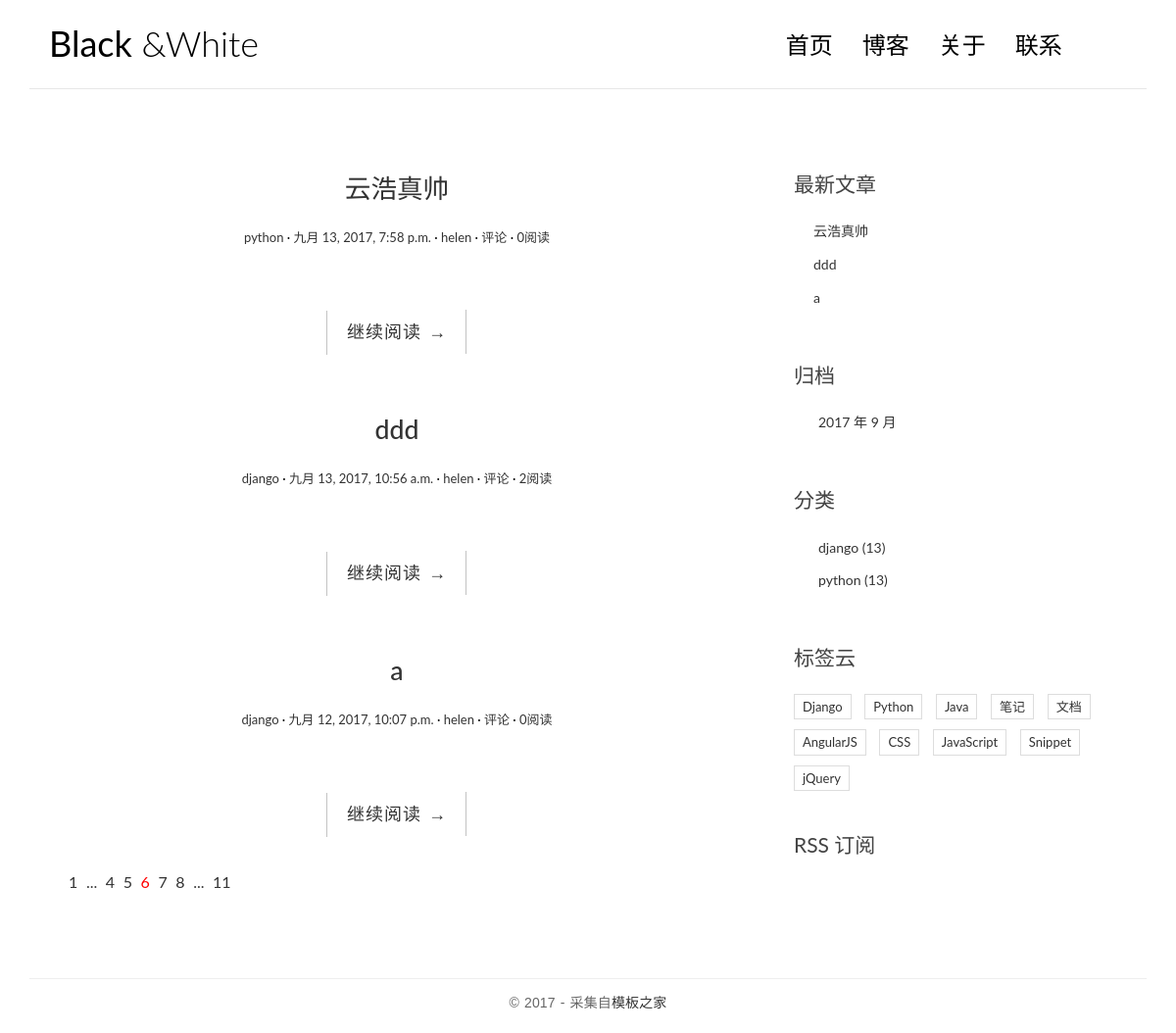
The app's page /, older data.
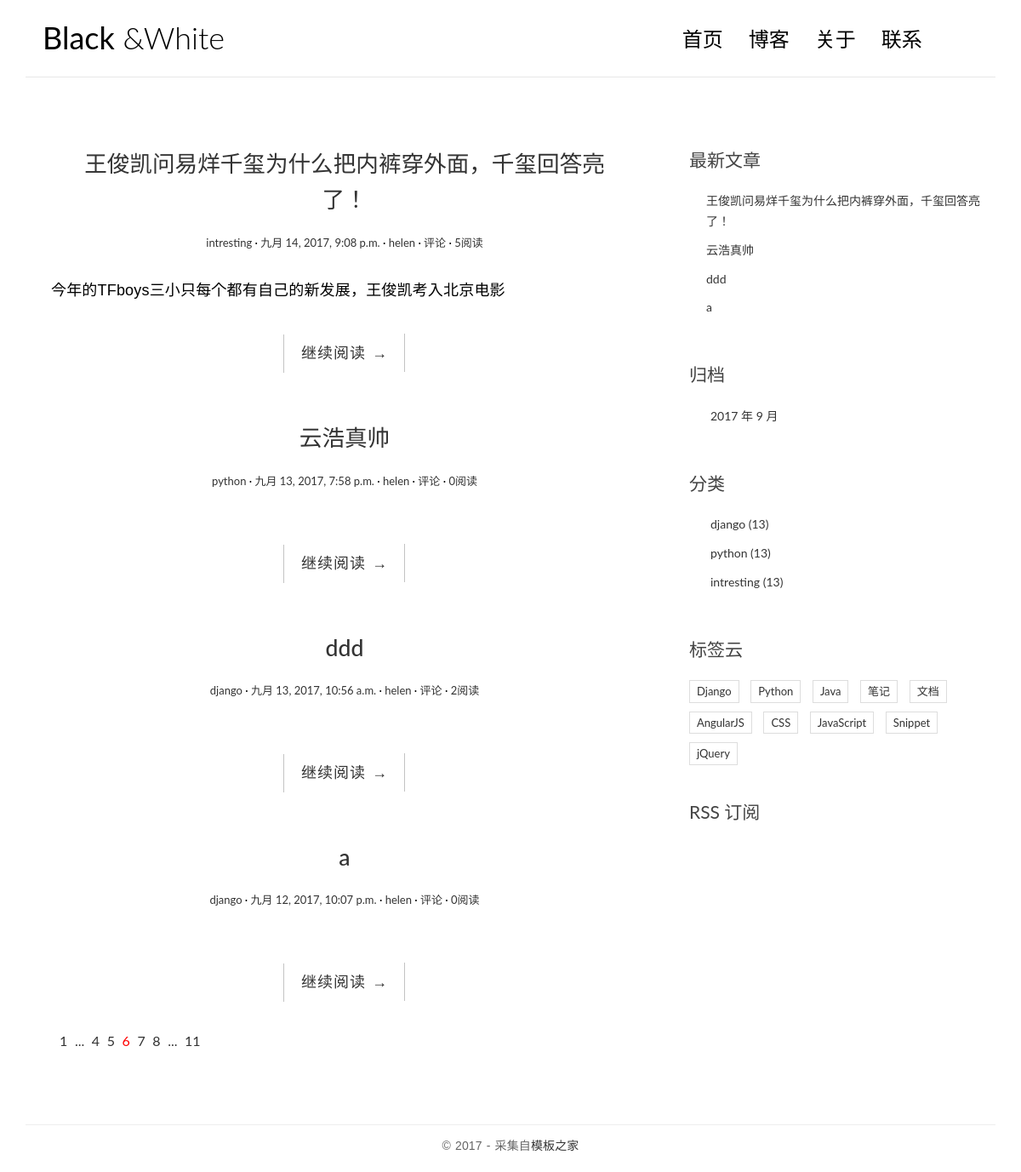
The same page, newer data.
### blog/models.py (models this page shows, shortened)
class Post(models.Model):
    title = models.CharField(max_length=64)
    body = models.TextField()
    created_time = models.DateTimeField()
    modified_time = models.DateTimeField()
    excerpt = models.CharField(max_length=256,blank=True)
    category = models.ForeignKey(Category)
    tage = models.ManyToManyField(Tag,blank=True)
    author = models.ForeignKey(User)
    views = models.PositiveIntegerField(default=0)
    class Meta:
        ordering = ['-created_time','-modified_time']
    def get_absolute_url(self):
        return reverse('blog:detail',kwargs={'pk':self.pk})

class Category(models.Model):
    name = models.CharField(max_length=64)

### blog/views.py (the view)
# urls.py: url(r'^$',views.IndexView.as_view(),name='index'),
class IndexView(ListView):
    model = Post
    template_name = 'blog/index.html'
    context_object_name = 'post_list'

### blog/templatetags/blog_tags.py (called while the page is built)
@register.simple_tag
def get_recent_posts(num=5):
    return Post.objects.all().order_by('-created_time')[:num]

@register.simple_tag
def archives():
    return Post.objects.dates('created_time','month',order='DESC')

@register.simple_tag
def get_categories():
    return Category.objects.all()

### templates/blog/index.html
{% extends 'blog/base.html' %}
{% block main %}
{% for post in post_list %}
<article class="post post-{{ post.pk }}">
    <header class="entry-header">
        <h1 class="entry-title">
            <a href="{{ post.get_absolute_url }}">{{ post.title }}</a>
        </h1>
        <div class="entry-meta">
            <span class="post-category"><a href="#">{{ post.category.name }}</a></span>
            <span class="post-date"><a href="#"><time class="entry-date" datetime="{{ post.created_time }}">{{ post.created_time }}</time></a></span>
            <span class="post-author"><a href="#">{{ post.author }}</a></span>
            <span class="comments-link"><a href="#">评论</a></span>
            <span class="views-count"><a href="#">{{post.views}}阅读</a></span>
        </div>
    </header>
    <div class="entry-content clearfix">
        <p>{{ post.excerpt }}</p>
        <div class="read-more cl-effect-14">
            <a href="{{ post.get_absolute_url }}" class="more-link">继续阅读 <span class="meta-nav">→</span></a>
        </div>
    </div>
</article>
{% empty %}
<div class="no-post">暂时还没有发布的文章！</div>
{% endfor %}
<div class="pagination">
    <ul>
        <li><a href="">1</a></li>
        <li><a href="">...</a></li>
        <li><a href="">4</a></li>
        <li><a href="">5</a></li>
        <li class="current"><a href="">6</a></li>
        <li><a href="">7</a></li>
        <li><a href="">8</a></li>
        <li><a href="">...</a></li>
        <li><a href="">11</a></li>
    </ul>
</div>
{% endblock main %}

### templates/blog/base.html (shortened to what this page needs)
{% load staticfiles %}
{%load blog_tags%}
<html>
<head>
    <link rel="stylesheet" href="{% static 'blog/css/bootstrap.min.css' %}">
    <link rel="stylesheet" href="{% static 'blog/css/custom.css' %}">
    <link rel="stylesheet" href="{% static 'blog/css/pace.css' %}">
    <link rel="stylesheet" href="http://code.ionicframework.com/ionicons/2.0.1/css/ionicons.min.css">
    <link rel="stylesheet" href="{% static 'blog/css/highlights/github.css' %}">
</head>
<body>
<div class="container">
    <header id="site-header">
        <div class="row">
            <div class="col-md-4 col-sm-5 col-xs-8">
                <div class="logo">
                    <h1><a href="{% url 'blog:index' %}"><b>Black</b> &amp;White</a></h1>
                </div>
            </div>
            <div class="col-md-8 col-sm-7 col-xs-4">
                <nav class="main-nav" role="navigation">
                    <div class="collapse navbar-collapse" id="bsexample-navbar-collapse-1">
                        <ul class="nav navbar-nav navbar-right">
                            <li class="cl-effect-11"><a href="{% url 'blog:index' %}" data-hover="首页">首页</a></li>
                            <li class="cl-effect-11"><a href="fullwidth.html" data-hover="博客">博客</a></li>
                            <li class="cl-effect-11"><a href="about.html" data-hover="关于">关于</a></li>
                            <li class="cl-effect-11"><a href="contact.html" data-hover="联系">联系</a></li>
                        </ul>
                    </div>
                </nav>
            </div>
        </div>
    </header>
</div>
<div class="content-body">
    <div class="container">
        <div class="row">
            <main class="col-md-8">
                {% block main %}
                {% endblock %}
            </main>
            <aside class="col-md-4">
                <div class="widget widget-recent-posts">
                    <h3 class="widget-title">最新文章</h3>
                    {% get_recent_posts as recent_post_list %}
                    <ul>
                       {% for post in recent_post_list %}
                        <li>
                            <a href="{{ post.get_absolute_url }}">{{ post.title }}</a>
                        </li>
                        {% empty %}
                          暂无文章！
                        {% endfor %}
                    </ul>
                </div>
                <div class="widget widget-archives">
                    <h3 class="widget-title">归档</h3>
                    {% archives as date_list %}
                    <ul>
                       {% for date in date_list %}
                        <li>
                            <a href="{% url 'blog:archives' date.year date.month %}">
                                {{ date.year }} 年 {{ date.month }} 月
                            </a>
                        </li>
                        {% empty %}
                          暂无归档！
                        {% endfor %}
                    </ul>
                </div>
                <div class="widget widget-category">
                    <h3 class="widget-title">分类</h3>
                    {% get_categories as category_list %}
                    <ul>
                        {% for category in category_list %}
                        <li>
                           <a href="{% url 'blog:category' category.pk %}">{{ category.name }} <span class="post-count">(13)</span></a>
                        </li>
                         {% endfor %}
                    </ul>
                </div>
                <div class="widget widget-tag-cloud">
                    <h3 class="widget-title">标签云</h3>
                    <ul>
                        <li>
                            <a href="#">Django</a>
                        </li>
                        <li>
                            <a href="#">Python</a>
                        </li>
                        <li>
                            <a href="#">Java</a>
                        </li>
                        <li>
                            <a href="#">笔记</a>
                        </li>
                        <li>
                            <a href="#">文档</a>
                        </li>
                        <li>
                            <a href="#">AngularJS</a>
                        </li>
                        <li>
                            <a href="#">CSS</a>
                        </li>
                        <li>
                            <a href="#">JavaScript</a>
                        </li>
                        <li>
                            <a href="#">Snippet</a>
                        </li>
                        <li>
                            <a href="#">jQuery</a>
                        </li>
                    </ul>
                </div>
                <div class="rss">
                    <a href=""> RSS 订阅</a>
                </div>
            </aside>
        </div>
    </div>
</div>
<footer id="site-footer">
    <div class="container">
        <div class="row">
            <div class="col-md-12">
                <p class="copyright">&copy 2017 - 采集自<a href="http://www.cssmoban.com/" target="_blank" title="模板之家">模板之家</a></p>
            </div>
        </div>
    </div>
</footer>
</body>
</html>

### blog/static/blog/css/custom.css (style rules this page uses)
* { outline: none; }
h1, h2, h3, h4, h5, h6 { margin-top: 0; }
b { font-weight: 400; }
a { color: #333; }
body { color: #444; font-family: 'Lato', sans-serif; }
p { font-family: 'Ubuntu', sans-serif; font-weight: 400; word-spacing: 1px; letter-spacing: 0.01em; }
#site-header { background-color: #FFF; padding: 25px 20px; margin-bottom: 40px; border-bottom: 1px solid #e7e7e7; }
.logo h1 a { color: #000; }
.logo h1 { margin: 0; font-family: 'Lato', sans-serif; font-weight: 300; }
.main-nav { margin-top: 11px; max-width: 95%; }
.main-nav a { color: #000000 !important; padding: 0 0 5px 0 !important; margin-right: 30px; font-family: 'Lato', sans-serif; font-weight: 300; font-size: 24px; }
.cl-effect-11 a { padding: 10px 0; color: #0972b4; text-shadow: none; }
.cl-effect-11 a::before { position: absolute; top: 0; left: 0; overflow: hidden; padding: 0 0 5px 0 !important; max-width: 0; border-bottom: 1px solid #000; color: #000; content: attr(data-hover); white-space: nowrap; -webkit-transition: max-width 0.5s; -moz-transition: max-width 0.5s; transition: max-width 0.5s; }
.content-body { padding-bottom: 4em; }
.post { background: #fff; padding: 30px 30px 0; }
.entry-title { text-align: center; font-size: 1.9em; margin-bottom: 20px; line-height: 1.6; padding: 10px 20px 0; }
.entry-meta { text-align: center; color: #DDDDDD; font-size: 13px; margin-bottom: 30px; }
.entry-content { font-size: 18px; line-height: 1.9; font-weight: 300; color: #000; }
.post-category::after, .post-date::after, .post-author::after, .comments-link::after { content: ' ·'; color: #000; }
.read-more { font-family: 'Ubuntu', sans-serif; font-weight: 400; word-spacing: 1px; letter-spacing: 0.01em; text-align: center; margin-top: 20px; }
.cl-effect-14 a { padding: 0 20px; height: 45px; line-height: 45px; position: relative; display: inline-block; margin: 15px 25px; letter-spacing: 1px; font-weight: 400; text-shadow: 0 0 1px rgba(255, 255, 255, 0.3); }
.cl-effect-14 a::before, .cl-effect-14 a::after { position: absolute; width: 45px; height: 1px; background: #C3C3C3; content: ''; -webkit-transition: all 0.3s; -moz-transition: all 0.3s; transition: all 0.3s; pointer-events: none; }
.cl-effect-14 a::before { top: 0; left: 0; -webkit-transform: rotate(90deg); -moz-transform: rotate(90deg); transform: rotate(90deg); -webkit-transform-origin: 0 0; -moz-transform-origin: 0 0; transform-origin: 0 0; }
.cl-effect-14 a::after { right: 0; bottom: 0; -webkit-transform: rotate(90deg); -moz-transform: rotate(90deg); transform: rotate(90deg); -webkit-transform-origin: 100% 0; -moz-transform-origin: 100% 0; transform-origin: 100% 0; }
.widget { background: #fff; padding: 30px 0 0; }
.widget-title { font-size: 1.5em; margin-bottom: 20px; line-height: 1.6; padding: 10px 0 0; font-weight: 400; }
.widget-recent-posts ul { padding: 0; margin: 0; padding-left: 20px; }
.widget-recent-posts ul li { list-style-type: none; position: relative; line-height: 170%; margin-bottom: 10px; }
.widget-recent-posts ul li::before { content: '\f3d3'; font-family: "Ionicons"; position: absolute; left: -17px; top: 3px; font-size: 16px; color: #000; }
.widget-archives ul { padding: 0; margin: 0; padding-left: 25px; }
.widget-archives ul li { list-style-type: none; position: relative; line-height: 170%; margin-bottom: 10px; }
.widget-archives ul li::before { content: '\f3f3'; font-family: "Ionicons"; position: absolute; left: -25px; top: 1px; font-size: 16px; color: #000; }
.widget-category ul { padding: 0; margin: 0; padding-left: 25px; }
.widget-category ul li { list-style-type: none; position: relative; line-height: 170%; margin-bottom: 10px; }
.widget-category ul li::before { content: '\f3fe'; font-family: "Ionicons"; position: absolute; left: -25px; top: 1px; font-size: 18px; color: #000; }
.widget-tag-cloud ul { padding: 0; margin: 0; margin-right: -10px; }
.widget-tag-cloud ul li { list-style-type: none; font-size: 13px; display: inline-block; margin-right: 10px; margin-bottom: 10px; padding: 3px 8px; border: 1px solid #ddd; }
.rss { font-size: 21px; margin-top: 30px; }
.rss a { color: #444; }
#site-footer { padding-top: 10px; padding: 0 0 1.5em 0; }
.copyright { text-align: center; padding-top: 1em; margin: 0; border-top: 1px solid #eee; color: #666; }
.pagination ul { list-style: none; }
.pagination ul li { display: inline-block; font-size: 16px; margin-right: 5px; }
.current a { color: red; }

Row changes from the older to the newer data that the page shows:
added Post: title "王俊凯问易烊千玺为什么把内裤穿外面，千玺回答亮了！", category.name "intresting", created_time "九月 14, 2017, 9:08 p.m.", author "helen", views "5", excerpt "今年的TFboys三小只每个都有自己的新发展，王俊凯考入北京电影"
added Category: name "intresting"
